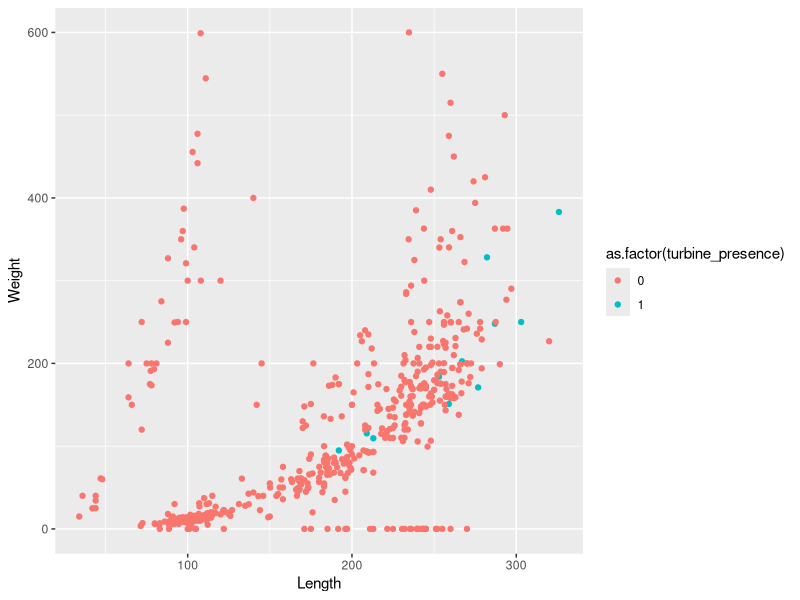
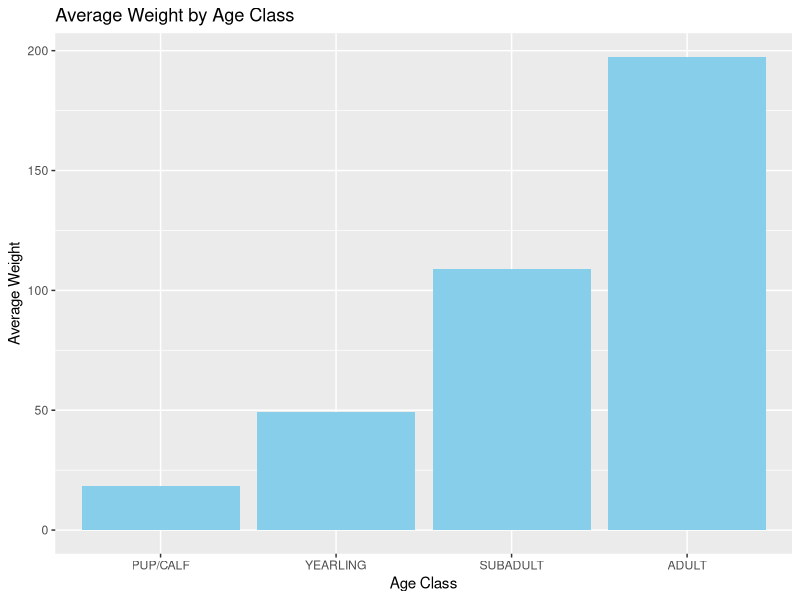
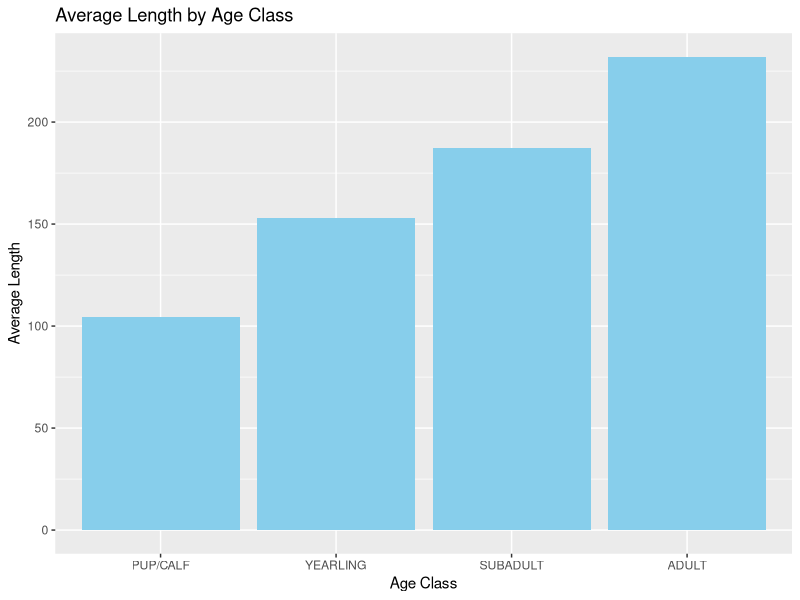
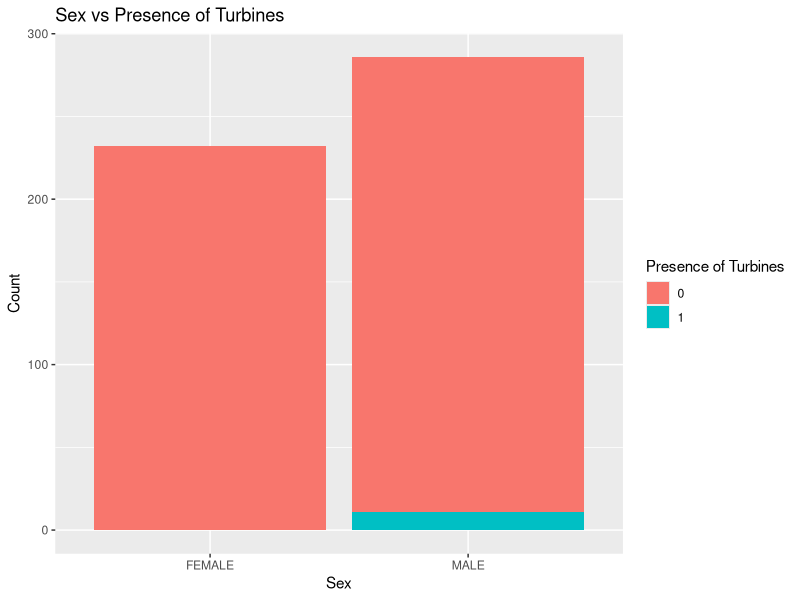
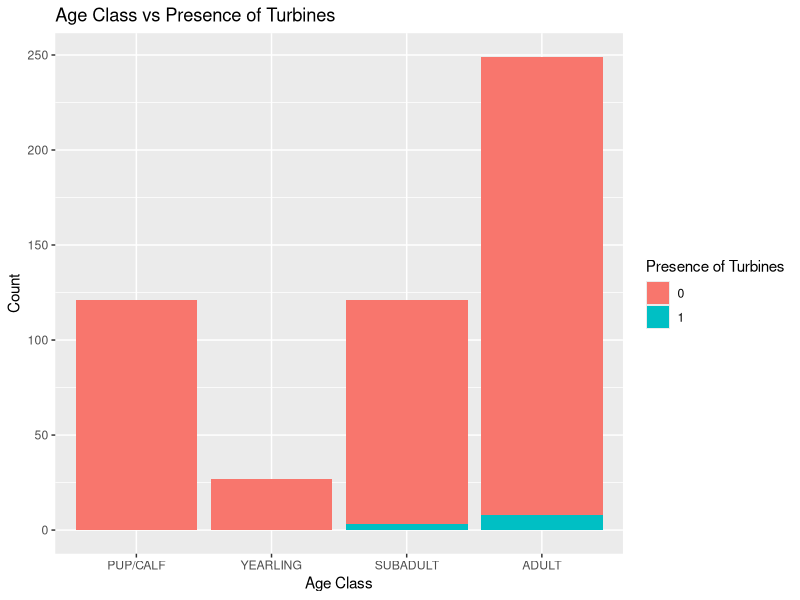

The R source for these figures, in order:
## ---- chunk 1
knitr::opts_chunk$set(echo = TRUE)
## ---- chunk 2
#loading packages
library(tidyverse)
library(ggplot2)
library(GGally)
library(rmarkdown)
#setting WD
setwd("/home/guest/Stat_Modeling_Lab/ENV710Ayoung_Emma")

#read in data for problems 1-2
strandings <- read.csv("dolphins_cleaned.csv")
#attach data
attach(strandings)

## ---- chunk 3
#remove NAs
cleaned_strandings <- na.omit(strandings)

#remove unneeded covariates
cleaned_strandings <- subset(cleaned_strandings, select = -c(Shot, Fishery.Interaction))

#removing blanks in Age.Class
cleaned_strandings <- cleaned_strandings[!grepl("^\\s*$", cleaned_strandings$Age.Class), ]
#removing unknowns in Age.Class
cleaned_strandings <- cleaned_strandings[!cleaned_strandings$Age.Class %in% c("UNKNOWN"), ]
#removing unknowns in Sex
cleaned_strandings <- cleaned_strandings[!cleaned_strandings$Sex %in% c("UNKNOWN"), ]

#create binary covariate for wind turbine presence in state
cleaned_strandings <- cleaned_strandings %>%
  mutate(turbine_presence = if_else(State %in% c("VA", "NY", "RI", "MA"), 1, 0))

write.csv(cleaned_strandings, "cleaned_strandings", row.names = FALSE)
#strandings_test <- read.csv("cleaned_strandings")


#creating subset using collision observations
subset <- cleaned_strandings[!grepl("^\\s*$", cleaned_strandings$Boat.Collision), ]

#create new csv file for future editing
subset <- subset[!subset$Boat.Collision %in% c("C"), ]

#count of strandings in wind farm states = 6
sum(subset$turbine_presence)

#count of strandings in turbine states = 11
sum(cleaned_strandings$turbine_presence)

#visualizing length and weight by presence of turbines
plot <- ggplot(cleaned_strandings, aes(x = Length, y = Weight, color = as.factor(turbine_presence))) +
  geom_point()
plot

#visualizing weight by age class
avg_weight <- aggregate(Weight ~ Age.Class, data = cleaned_strandings, FUN = mean)

avg_weight <- avg_weight[order(-avg_weight$Weight), ]

plot1 <- ggplot(avg_weight, aes(x = reorder(Age.Class, Weight), y = Weight)) +
  geom_bar(stat = "identity", fill = "skyblue") +
  labs(x = "Age Class", y = "Average Weight") +
  ggtitle("Average Weight by Age Class")
plot1

#visualizing length by age class
avg_lengths <- aggregate(Length ~ Age.Class, data = cleaned_strandings, FUN = mean)

avg_lengths <- avg_lengths[order(-avg_lengths$Length), ]

plot2 <- ggplot(avg_lengths, aes(x = reorder(Age.Class, Length), y = Length)) +
  geom_bar(stat = "identity", fill = "skyblue") +
  labs(x = "Age Class", y = "Average Length") +
  ggtitle("Average Length by Age Class")
plot2

#visualizing sex by presence of turbines
plot3 <- ggplot(cleaned_strandings, aes(x = Sex, fill = factor(turbine_presence))) +
  geom_bar(position = "stack") +
  labs(x = "Sex", y = "Count", fill = "Presence of Turbines") +
  ggtitle("Sex vs Presence of Turbines")
plot3

#visualizing age class by presence of turbines
age_class_order <- c("PUP/CALF", "YEARLING", "SUBADULT", "ADULT")

plot4 <- ggplot(cleaned_strandings, aes(x = factor(Age.Class, levels = age_class_order), fill = factor(turbine_presence))) +
  geom_bar(position = "stack") +
  labs(x = "Age Class", y = "Count", fill = "Presence of Turbines") +
  ggtitle("Age Class vs Presence of Turbines")
plot4
